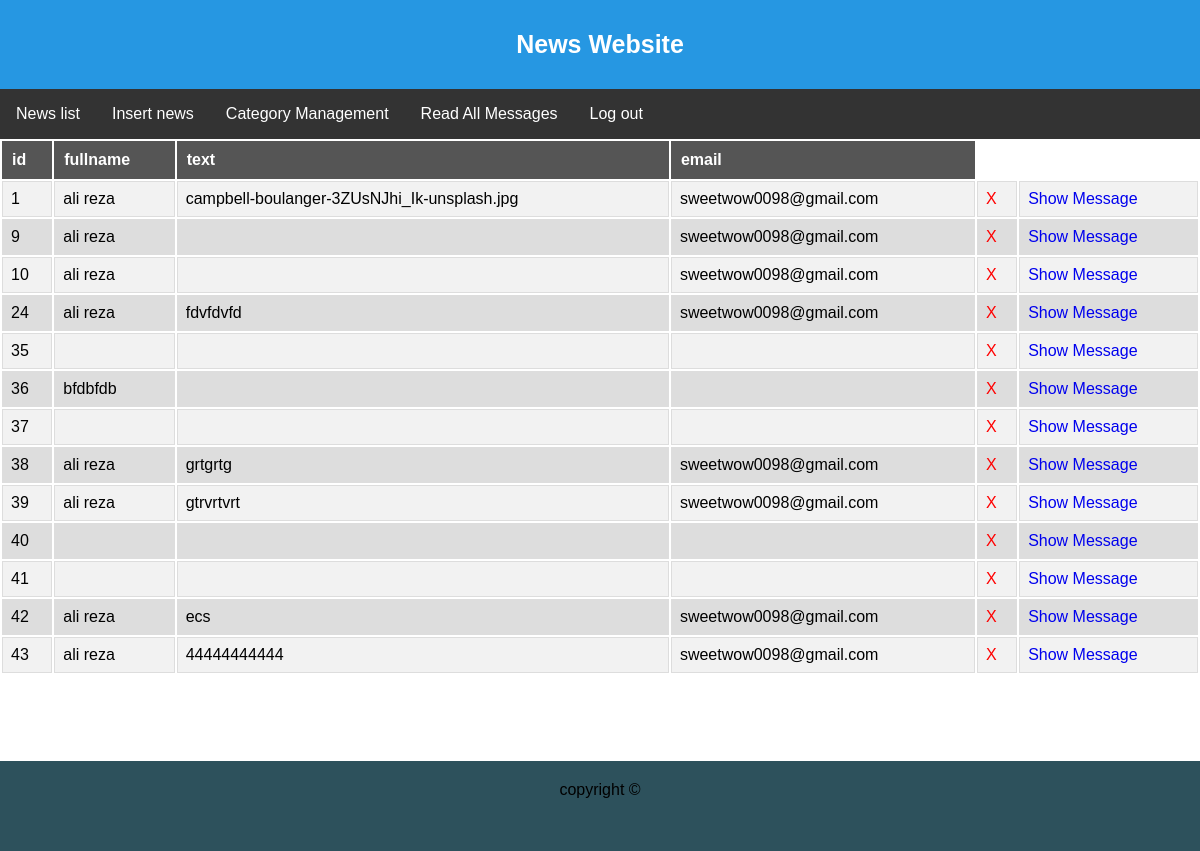
/admin/show_messages (signed in), run on an earlier commit of the app's database.
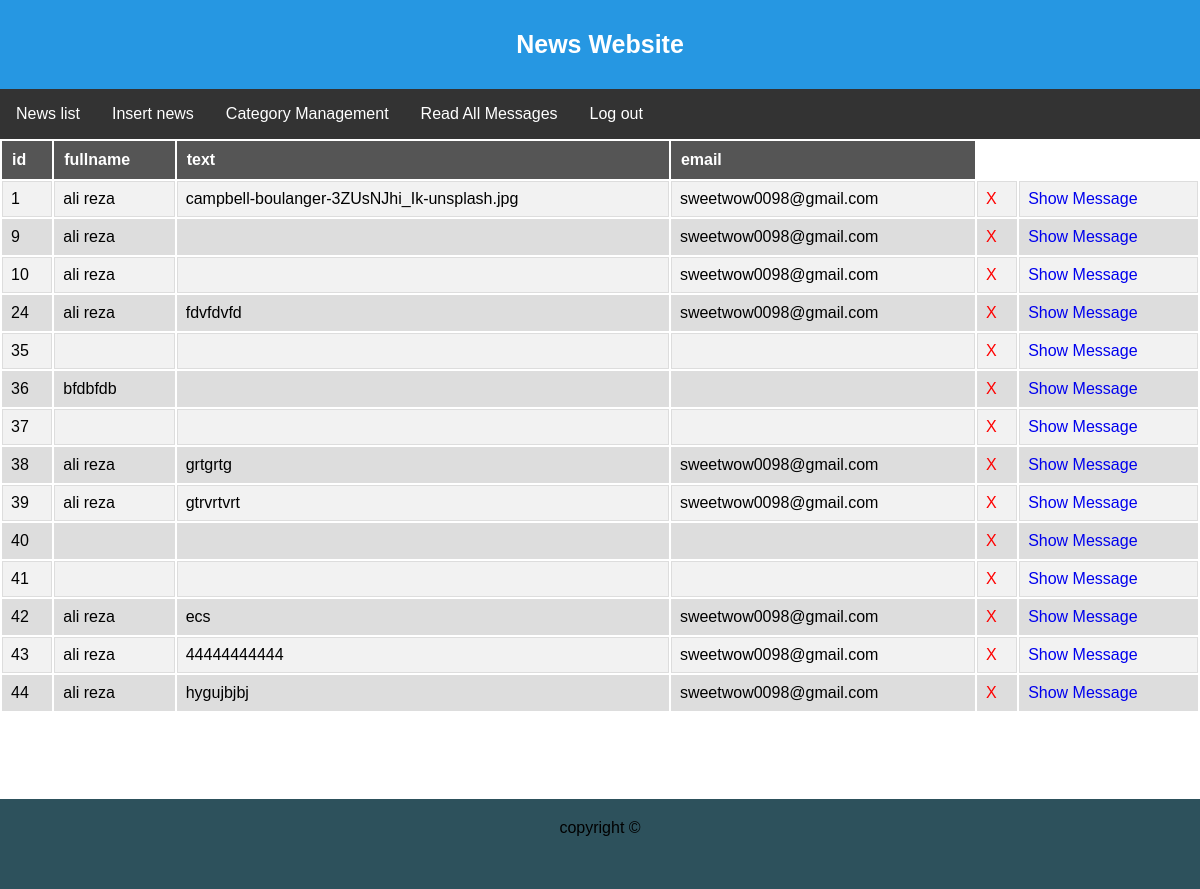
And on a later commit of the database.
### tables this page shows
CREATE TABLE `contact` (
  `id` int(11) NOT NULL,
  `fullname` varchar(100) NOT NULL,
  `email` varchar(100) NOT NULL,
  `text` text NOT NULL
);

### Lib/View.php (called while the page is built, shortened)
<?php
	class View
	{
		public function render($view_name, $data = null)
		{
			require "Views/" . $view_name . ".php";
		}
	}

### Lib/Bootstrap.php (called while the page is built, shortened)
<?php
	class Bootstrap
	{
		function __construct()
		{
		  if(!isset($_GET['page']) || $_GET['page'] == "index.php")
		  {
			$page= "main";
		  } else {
			$page = $_GET['page'];
		  }
		  $arr = explode("/", $page);
		  $controller = new $ctrl();
		  $controller->loadModel($arr[0]);
		  if(isset($arr[1])){
			  $method = $arr[1];
		  } else {
			  $method = "index";
		  }
		  $controller->{$method}();
		}
	}

### index.php (called while the page is built, shortened)
<?php
  include('Lib/Bootstrap.php');
  include('Lib/Controller.php');
  include('Lib/View.php');
  include('Lib/DB.php');
  $app = new Bootstrap();
  ?>

### Lib/Controller.php (called while the page is built, shortened)
<?php
	class Controller
	{
		public function loadModel($model_name){
			$model = "Models/" . ucwords($model_name) . ".php";
		    if(file_exists($model)){
		        $this->model = new $model_name();
            }
        }
	}

### Lib/DB.php (called while the page is built, shortened)
<?php
    class DB
    {
        function __construct()
        {
            $this->db = new mysqli(HOST, DB_USERNAME, DB_PASS, DB_NAME);
            mysqli_set_charset($this->db,"utf8");
        }
        public function db_exec($sql)
        {
            return $this->db->query($sql);
        }
    }

### Models/Contact.php (called while the page is built, shortened)
<?php
  class Contact extends DB
  {
    public function c_getall()
    {
      return $this->db_exec("SELECT * FROM contact");
    }
  }

### Views/admin/all_messages.php (the view, shortened to what this page needs)
<table>
	<tr>
		<th>id</th>
		<th>fullname</th>
		<th>text</th>
		<th>email</th>
	</tr>
	<?php
		while($message = $allmessages->fetch_assoc()){
	?>
	<tr>
		<td><?php echo $message["id"]; ?></td>
		<td><?php echo $message["fullname"]; ?></td>
		<td><?php echo $message["text"]; ?></td>
		<td><?php echo $message["email"]; ?></td>
		<td><a class="remove" href="./delete_messages&id=<?php echo $message["id"]; ?>">X</a></td>
		<td><a class="text" href="./show1_message&id=<?php echo $message["id"]; ?>">Show Message</a></td>
	</tr>
	<?php
		}
	?>
</table>
<br>
		<br>

What changed in the data, as far as the page shows it:
added contact: id "44", fullname "ali reza", text "hygujbjbj", email "sweetwow0098@gmail.com"
